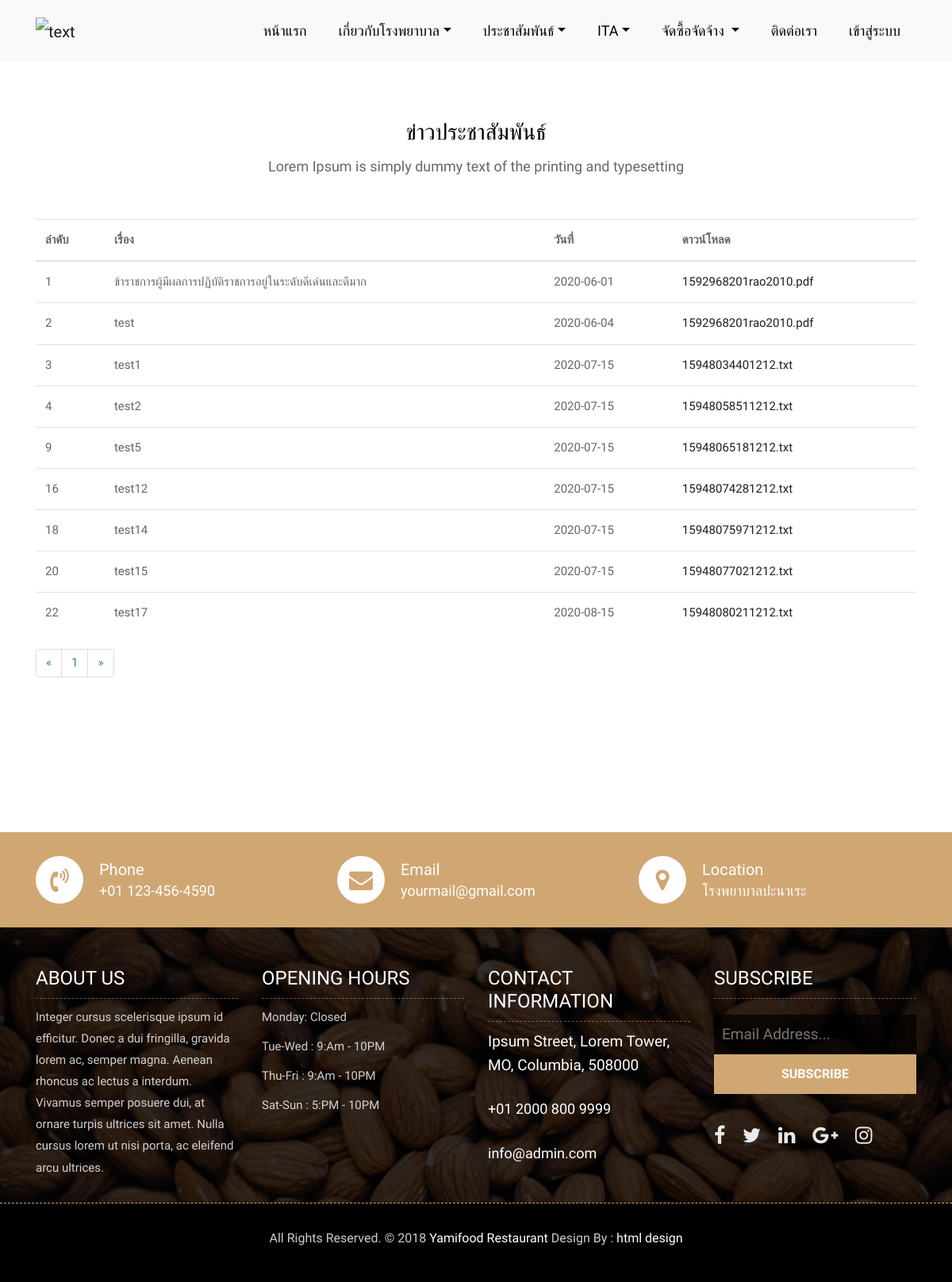
The page /display/public_relations.php on the database its author committed.
### tables this page shows
CREATE TABLE `public_relations` (
  `pu_id` int(11) NOT NULL COMMENT 'รหัสข่าวประชาสัมพันธ์',
  `pu_topic` varchar(150) DEFAULT NULL,
  `pu_image` varchar(255) DEFAULT NULL,
  `pu_file` varchar(255) DEFAULT NULL,
  `pu_date` date DEFAULT NULL
);

### display/public_relations.php (the view, shortened to what this page needs)
<?php
include('../config.php');
$sql= "SELECT * FROM public_relations";
$query = mysqli_query($conn, $sql);
$perpage = 15;
?>
<!DOCTYPE html>
<html>
<head>
    <link rel="stylesheet" href="../css/bootstrap.min.css">
    <link rel="stylesheet" href="../css/style.css">
    <link rel="stylesheet" href="../css/responsive.css">
    <link rel="stylesheet" href="../css/custom.css">
</head>
<body>
    <div id="container">
        <header>
            <?php include '../menu.php' ?>
        </header>
        <article>
            <div class="table">
            <div class="about-section-box">
                <div class="container">
                <div class="row">
                        <div class="col-lg-12">
                            <div class="heading-title text-center">
                                <h2>ข่าวประชาสัมพันธ์</h2>
                                <p>Lorem Ipsum is simply dummy text of the printing and typesetting</p>
                            </div>
                        </div>
                    </div>
                        <table>
                            <thead>
                                <tr class="table">
                                    <th class="column1">ลำดับ</th>
                                    <th class="column2">เรื่อง</th>
                                    <th class="column3">วันที่</th>
                                    <th class="column3">ดาวน์โหลด</th>
                                </tr>
                            </thead>
                            <tbody>
                                <?php
										while ($fetch = mysqli_fetch_assoc($query)) {
											?>
                                <tr>
                                    <td class="column1"><?php echo $fetch['pu_id'] ?></td>
                                    <td class="column2"><?php echo $fetch['pu_topic'] ?></td>
                                    <td class="column3"><?php echo $fetch['pu_date'] ?></td>
                                    <td class="column4">
                                    <?php $files=$fetch['pu_file']; ?>
                                    <a download="<?php echo $files ?>" href="uploads/<?php echo $files ?>">
                                             <?php echo $fetch['pu_file'] ?>
                                            </td>
                                </tr>
                                <?php
										}
										?>
                            </tbody>
                        </table>
                        <?php
								$sql2 = "select * from public_relations ";
								$query2 = mysqli_query($conn, $sql2);
								$total_record = mysqli_num_rows($query2);
								$total_page = ceil($total_record / $perpage);
								?>
								<nav>
									<ul class="pagination">
										<li>
											<a href="public_relations.php?page=1" aria-label="Previous">
												<span aria-hidden="true">&laquo;</span>
											</a>
										</li>
										<?php for ($i = 1; $i <= $total_page; $i++) { ?>
											<li><a href="public_relations.php?page=<?php echo $i; ?>"><?php echo $i; ?></a></li>
										<?php } ?>
										<li>
											<a href="public_relations.php?page=<?php echo $total_page; ?>" aria-label="Next">
												<span aria-hidden="true">&raquo;</span>
											</a>
										</li>
									</ul>
								</nav>
                </div>
            </div>
            </div>
        </article>
    </div>
    <nav>
<?php include '../lower.php' ?>
</nav>
</body>
</html>

### css/style.css (style rules this page uses)
body { color: #666666; font-size: 15px; font-family: 'Athiti', sans-serif; line-height: 1.80857; }
a { color: #1f1f1f; text-decoration: none !important; outline: none !important; -webkit-transition: all .3s ease-in-out; -moz-transition: all .3s ease-in-out; -ms-transition: all .3s ease-in-out; -o-transition: all .3s ease-in-out; transition: all .3s ease-in-out; }
h1, h2, h3, h4, h5, h6 { letter-spacing: 0; font-weight: normal; position: relative; padding: 0 0 10px 0; font-weight: normal; line-height: 120% !important; color: #1f1f1f; margin: 0 }
h2 { font-size: 22px }
a { color: #1f1f1f; text-decoration: none; outline: none; }
a, .btn { text-decoration: none !important; outline: none !important; -webkit-transition: all .3s ease-in-out; -moz-transition: all .3s ease-in-out; -ms-transition: all .3s ease-in-out; -o-transition: all .3s ease-in-out; transition: all .3s ease-in-out; }
ul, li, ol { list-style: none; margin: 0px; padding: 0px; }
.about-section-box { padding: 150px 0px; }
.heading-title { margin-bottom: 50px; }
.heading-title h2 { color: #010101; font-size: 28px; font-family: 'Arbutus Slab', serif; }
.heading-title p { font-size: 18px; font-weight: 200; margin: 0px; }

### css/custom.css (style rules this page uses)
.table { width: 100%; }
table { width: 100%; }
.pagination { display:inline-block; padding-left:0; margin:20px 0; border-radius:4px }
.pagination>li { display:inline }
.pagination>li>a,.pagination>li>span { position:relative; float:left; padding:6px 12px; margin-left:-1px; line-height:1.42857143; color:#337ab7; text-decoration:none; background-color:#fff; border:1px solid #ddd }
.pagination>li:first-child>a,.pagination>li:first-child>span { margin-left:0; border-top-left-radius:4px; border-bottom-left-radius:4px }
.pagination>li:last-child>a,.pagination>li:last-child>span { border-top-right-radius:4px; border-bottom-right-radius:4px }

### rows shown on the page
public_relations: pu_id "1", pu_topic "ข้าราชการผู้มีผลการปฏิบัติราชการอยู่ในระดับดีเด่นและดีมาก", pu_date "2020-06-01", pu_file "1592968201rao2010.pdf"
public_relations: pu_id "2", pu_topic "test", pu_date "2020-06-04", pu_file "1592968201rao2010.pdf"
public_relations: pu_id "3", pu_topic "test1", pu_date "2020-07-15", pu_file "15948034401212.txt"
public_relations: pu_id "4", pu_topic "test2", pu_date "2020-07-15", pu_file "15948058511212.txt"
public_relations: pu_id "9", pu_topic "test5", pu_date "2020-07-15", pu_file "15948065181212.txt"
public_relations: pu_id "16", pu_topic "test12", pu_date "2020-07-15", pu_file "15948074281212.txt"
public_relations: pu_id "18", pu_topic "test14", pu_date "2020-07-15", pu_file "15948075971212.txt"
public_relations: pu_id "20", pu_topic "test15", pu_date "2020-07-15", pu_file "15948077021212.txt"
public_relations: pu_id "22", pu_topic "test17", pu_date "2020-08-15", pu_file "15948080211212.txt"
